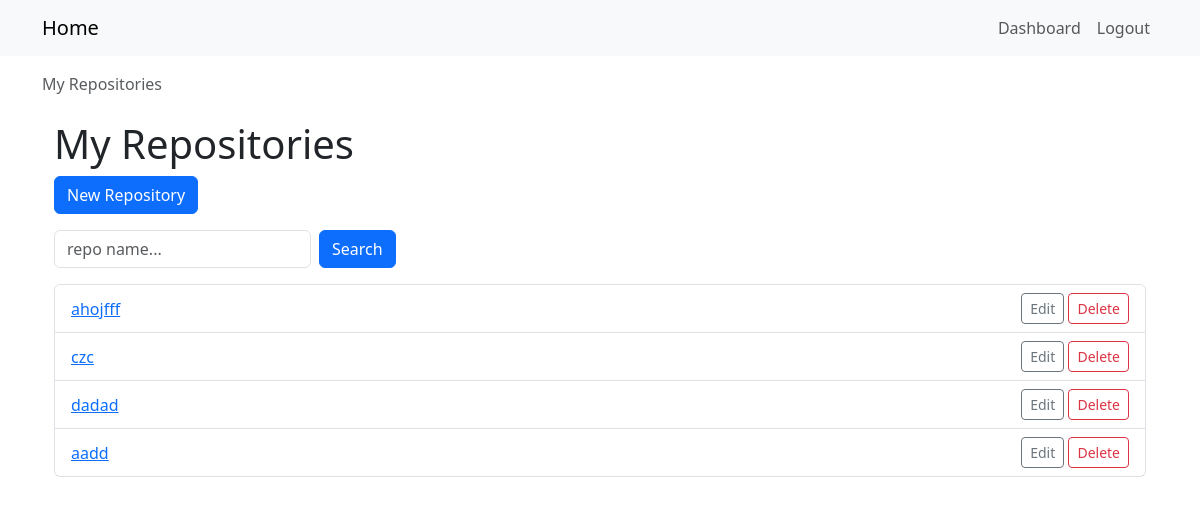
The app's page /repos/ (signed in), older data.
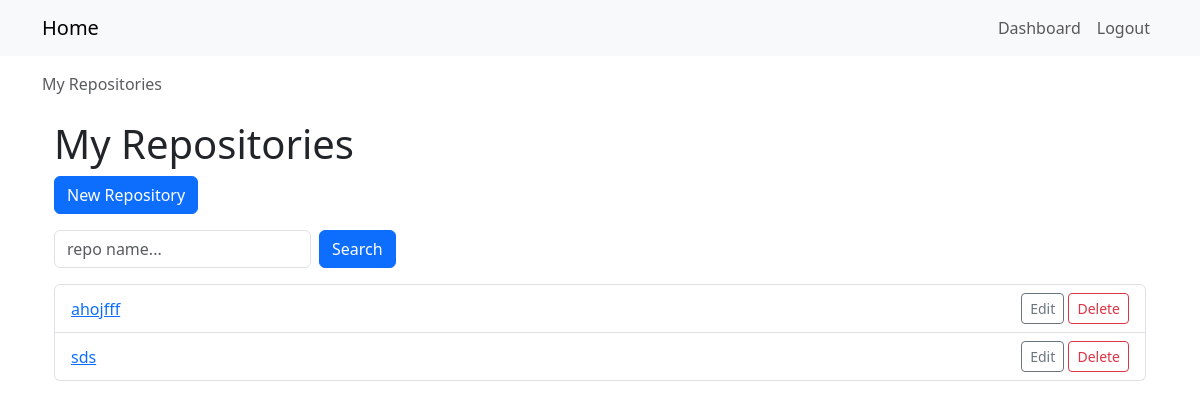
The same page, newer data.
### repos_app/models.py (models this page shows, shortened)
class Repository(models.Model):
    owner = models.ForeignKey(User, on_delete=models.CASCADE, related_name='repositories')
    name = models.CharField(max_length=120)
    description = models.TextField(blank=True)
    is_private = models.BooleanField(default=False)
    created_at = models.DateTimeField(auto_now_add=True)
    class Meta:
        unique_together = ('owner', 'name')

### repos_app/views.py (the view)
@login_required
def repo_list(request):
    form = RepoSearchForm(request.GET)
    repos = Repository.objects.filter(owner=request.user)
    if form.is_valid() and form.cleaned_data['query']:
        repos = repos.filter(name__icontains=form.cleaned_data['query'])
    return render(request,
              'repos_app/repo_list.html',
              {
                  'repos': repos,
                  'form': form,
               })

### repos_app/forms.py
class RepoSearchForm(forms.Form):
    query = forms.CharField(
        required=False,
        label='Search Repositories',
        widget=forms.TextInput(attrs={
            'placeholder': 'repo name...',
            'class': 'form-control',})
    )

### templates/repos_app/repo_list.html
{% extends "base.html" %}
{% block breadcrumbs %}
<nav aria-label="breadcrumb">
  <ol class="breadcrumb mb-0">
    <li class="breadcrumb-item active" aria-current="page">My Repositories</li>
  </ol>
</nav>
{% endblock %}
{% block content %}
<div class="container mt-4">
  <h1>My Repositories</h1>
  <a class="btn btn-primary mb-3" href="{% url 'repos_app:repo_create' %}">New Repository</a>
  <form class="row g-2 mb-3" method="get">
    <div class="col-auto">
      {{ form.query }}
    </div>
    <div class="col-auto">
      <button class="btn btn-primary">Search</button>
    </div>
  </form>
  <ul class="list-group">
    {% for repo in repos %}
      <li class="list-group-item d-flex justify-content-between align-items-center">
        <a href="{% url 'repos_app:repo_detail' repo.pk %}">{{ repo.name }}</a>
        <span>
          <a class="btn btn-sm btn-outline-secondary" href="{% url 'repos_app:repo_update' repo.pk %}">Edit</a>
          <a class="btn btn-sm btn-outline-danger" href="{% url 'repos_app:repo_delete' repo.pk %}">Delete</a>
        </span>
      </li>
    {% empty %}
      <li class="list-group-item">No repositories yet</li>
    {% endfor %}
  </ul>
</div>
{% endblock %}

Row changes from the older to the newer data that the page shows:
removed Repository: name "czc"
removed Repository: name "dadad"
removed Repository: name "aadd"
added Repository: name "sds"
